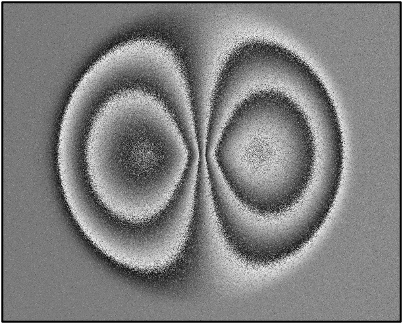
#> input picture 6_applications_shearography/shearogramm.png, 402 x 324 px
$ jupyter execute --allow-errors blob_shearogram.ipynb
#> lines starting #> are read from the running program, lines starting #| are printed output that depends on the picture
<h1> Blob detection on a shearogram </h1>

[cell 1]
from math import sqrt
from skimage.feature import blob_doh
from skimage.color import rgb2gray, rgba2rgb

import matplotlib.pyplot as plt

Figure 6.7

Apply DoH to shearogram

[cell 2]
image = plt.imread('shearogramm.png')
#> image is the input picture: shape (324, 402, 4) float32; mean R, G, B, A 0.486, 0.486, 0.486, 0.989
image = rgba2rgb(image)
#> image: shape (324, 402, 3) float32
image = rgb2gray(image)
#> image: shape (324, 402) float32

blobs_doh = blob_doh(image, max_sigma=31, threshold=.004)
#> blobs_doh = 308 rows, first 8: [0, 400, 1], [52, 291, 1], [52, 109, 1], [67, 224, 1], [148, 214, 1], [182, 304, 1], [0, 0, 1], [142, 343, 1]

fig, ax = plt.subplots()

plt.title('Prototype Shearogram')
plt.imshow(image, cmap=plt.cm.gray)
for blob in blobs_doh:
    y, x, r = blob
    c = plt.Circle((x, y), r, color='red', linewidth=2, fill=False)
    ax.add_patch(c)
#> this loop made 308 passes
#> (blob, y, x) on passes 1 to 3: ([0, 400, 1], 0, 400), ([52, 291, 1], 52, 291), ([52, 109, 1], 52, 109)
plt.axis('off')

plt.tight_layout()
plt.savefig('blobs_shear')
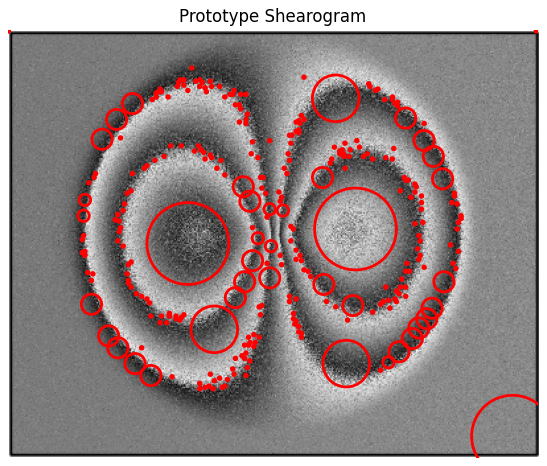
#> figure drawn by matplotlib, 1 panel
plt.show()

Figure 6.8

Extract blobs at large scale

[cell 3]
image = plt.imread('shearogramm.png')
image = rgba2rgb(image)
image = rgb2gray(image)

blobs_doh = blob_doh(image, max_sigma=31, threshold=.004)

fig, ax = plt.subplots()

thres = 30

plt.title('Prototype Shearogram')
plt.imshow(image, cmap=plt.cm.gray)
for blob in blobs_doh:
    y, x, r = blob
    if r > thres:
        c = plt.Circle((x, y), r, color='red', linewidth=2, fill=False)
        ax.add_patch(c)
#> this loop made 308 passes
plt.axis('off')

plt.tight_layout()
plt.savefig('main_blobs_shear')
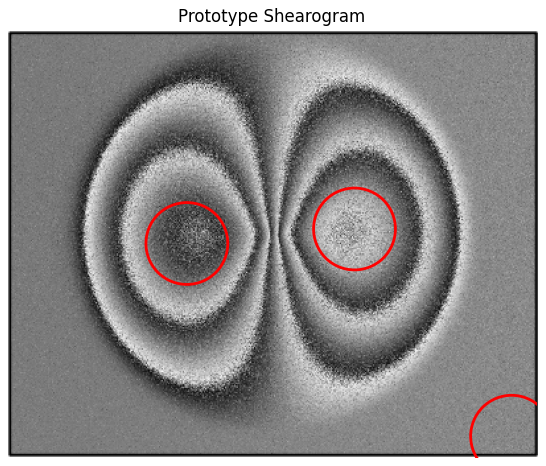
#> figure drawn by matplotlib, 1 panel
plt.show()
